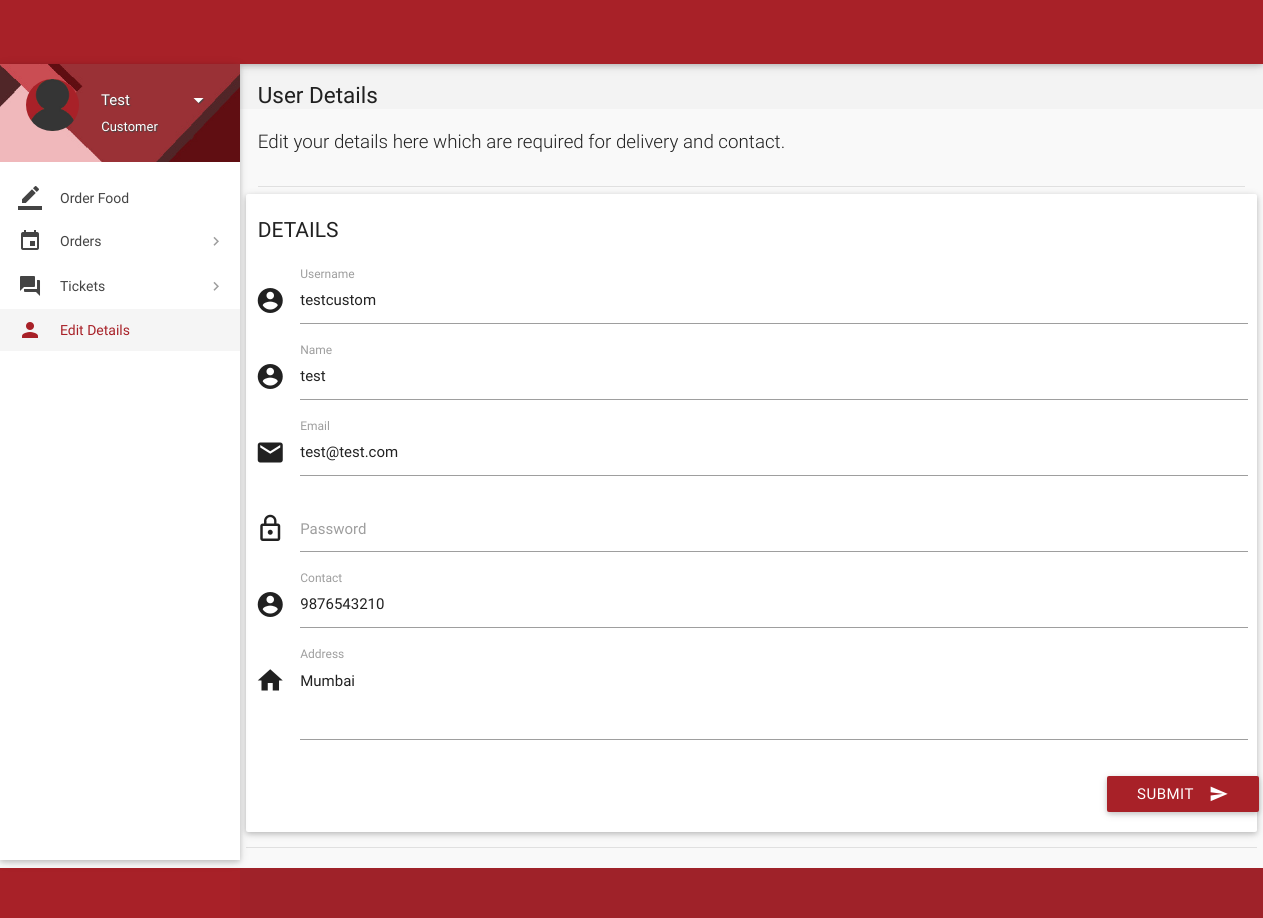
The page /details.php (signed in) on the database its author committed.
### tables this page shows
CREATE TABLE `customer` (
  `id` int(11) NOT NULL,
  `role` varchar(15) NOT NULL DEFAULT 'Customer',
  `name` varchar(15) NOT NULL,
  `username` varchar(10) NOT NULL,
  `password` varchar(16) NOT NULL,
  `email` varchar(35) DEFAULT NULL,
  `address` varchar(300) DEFAULT NULL,
  `contact` bigint(11) NOT NULL,
  `verified` tinyint(1) NOT NULL DEFAULT '0',
  `deleted` tinyint(4) NOT NULL DEFAULT '0'
);

### includes/connect.php (called while the page is built, shortened)
<?php
$role = $_SESSION['role'];
?>

### details.php (the view, shortened to what this page needs)
<?php
include 'includes/connect.php';
$user_id = $_SESSION['user_id'];
$result = mysqli_query($con, "SELECT * FROM customer where id = $user_id");
while($row = mysqli_fetch_array($result)){
$name = $row['name'];
$address = $row['address'];
$contact = $row['contact'];
$email = $row['email'];
$username = $row['username'];
}
	if($_SESSION['customer_sid']==session_id())
	{
		?>
<!DOCTYPE html>
<html lang="en">
<head>
  <link href="css/materialize.min.css" type="text/css" rel="stylesheet" media="screen,projection">
  <link href="css/style.min.css" type="text/css" rel="stylesheet" media="screen,projection">
  <link href="css/custom/custom.min.css" type="text/css" rel="stylesheet" media="screen,projection">
  <link href="js/plugins/perfect-scrollbar/perfect-scrollbar.css" type="text/css" rel="stylesheet" media="screen,projection">
</head>
<body>
  <header id="header" class="page-topbar">
        <div class="navbar-fixed">
            <nav class="navbar-color">
                <div class="nav-wrapper">
                    <ul class="left">
                      <li><h1 class="logo-wrapper"><a href="index.php" class="brand-logo darken-1"> </a> <span class="logo-text">Logo</span></h1></li>
                    </ul>
                </div>
            </nav>
        </div>
  </header>
  <div id="main">
    <div class="wrapper">
      <aside id="left-sidebar-nav">
        <ul id="slide-out" class="side-nav fixed leftside-navigation">
            <li class="user-details cyan darken-2">
            <div class="row">
                <div class="col col s4 m4 l4">
                    <img src="images/avatar.jpg" alt="" class="circle responsive-img valign profile-image">
                </div>
                <div class="col col s8 m8 l8">
                    <a class="btn-flat dropdown-button waves-effect waves-light white-text profile-btn" href="#" data-activates="profile-dropdown"><?php echo $name;?> <i class="mdi-navigation-arrow-drop-down right"></i></a>
                    <p class="user-roal"><?php echo $role;?></p>
                </div>
            </div>
            </li>
            <li class="bold"><a href="index.php" class="waves-effect waves-cyan"><i class="mdi-editor-border-color"></i> Order Food</a>
            </li>
                <li class="no-padding">
                    <ul class="collapsible collapsible-accordion">
                        <li class="bold"><a class="collapsible-header waves-effect waves-cyan"><i class="mdi-editor-insert-invitation"></i> Orders</a>
                        </li>
                    </ul>
                </li>
                <li class="no-padding">
                    <ul class="collapsible collapsible-accordion">
                        <li class="bold"><a class="collapsible-header waves-effect waves-cyan"><i class="mdi-action-question-answer"></i> Tickets</a>
                        </li>
                    </ul>
                </li>
            <li class="bold active"><a href="details.php" class="waves-effect waves-cyan"><i class="mdi-social-person"></i> Edit Details</a>
            </li>
        </ul>
        </aside>
      <section id="content">
        <div id="breadcrumbs-wrapper">
          <div class="container">
            <div class="row">
              <div class="col s12 m12 l12">
                <h5 class="breadcrumbs-title">User Details</h5>
              </div>
            </div>
          </div>
        </div>
        <div class="container">
          <p class="caption">Edit your details here which are required for delivery and contact.</p>
          <div class="divider"></div>
            <div class="row">
              <div class="col s12 m4 l3">
                <h4 class="header">Details</h4>
              </div>
<div>
                <div class="card-panel">
                  <div class="row">
                    <form class="formValidate" id="formValidate" method="post" action="routers/details-router.php" novalidate="novalidate"class="col s12">
                      <div class="row">
                        <div class="input-field col s12">
                          <i class="mdi-action-account-circle prefix"></i>
                          <input name="username" id="username" type="text" value="<?php echo $username;?>" data-error=".errorTxt1">
                          <label for="username" class="">Username</label>
                        </div>
                      </div>
                      <div class="row">
                        <div class="input-field col s12">
                          <i class="mdi-action-account-circle prefix"></i>
                          <input name="name" id="name" type="text" value="<?php echo $name;?>" data-error=".errorTxt2">
                          <label for="name" class="">Name</label>
                        </div>
                      </div>
                      <div class="row">
                        <div class="input-field col s12">
                          <i class="mdi-communication-email prefix"></i>
                          <input name="email" id="email" type="email" value="<?php echo $email;?>" data-error=".errorTxt3">
                          <label for="email" class="">Email</label>
                        </div>
                      </div>
                      <div class="row">
                        <div class="input-field col s12">
                          <i class="mdi-action-lock-outline prefix"></i>
                          <input name="password" id="password" type="password" data-error=".errorTxt4">
                          <label for="password" class="">Password</label>
                        </div>
                      </div>
                      <div class="row">
                        <div class="input-field col s12">
                          <i class="mdi-action-account-circle prefix"></i>
                          <input name="phone" id="phone" type="number" value="<?php echo $contact;?>" data-error=".errorTxt5">
                          <label for="phone" class="">Contact</label>
                        </div>
                      </div>
                      <div class="row">
                        <div class="input-field col s12">
                          <i class="mdi-action-home prefix"></i>
                          <textarea name="address" id="address" class="materialize-textarea validate" data-error=".errorTxt6"><?php echo $address;?></textarea>
                          <label for="address" class="">Address</label>
                        </div>
                        <div class="row">
                          <div class="input-field col s12">
                            <button class="btn cyan waves-effect waves-light right" type="submit" name="action">Submit
                              <i class="mdi-content-send right"></i>
                            </button>
                          </div>
                        </div>
                      </div>
                    </form>
                  </div>
                </div>
              </div>
            <div class="divider"></div>
          </div>
      </section>
    </div>
  </div>
  <footer class="page-footer">
    <div class="footer-copyright">
    </div>
  </footer>
</body>
</html>
<?php
	}
?>

### details.php (style rules this page uses)
.input-field label.active { width:100%; }

### rows shown on the page
customer: name "Test", username "testcustom", name "test", email "test@test.com", phone "9876543210", address "Mumbai"

### other values the page prints
$role "Customer"
